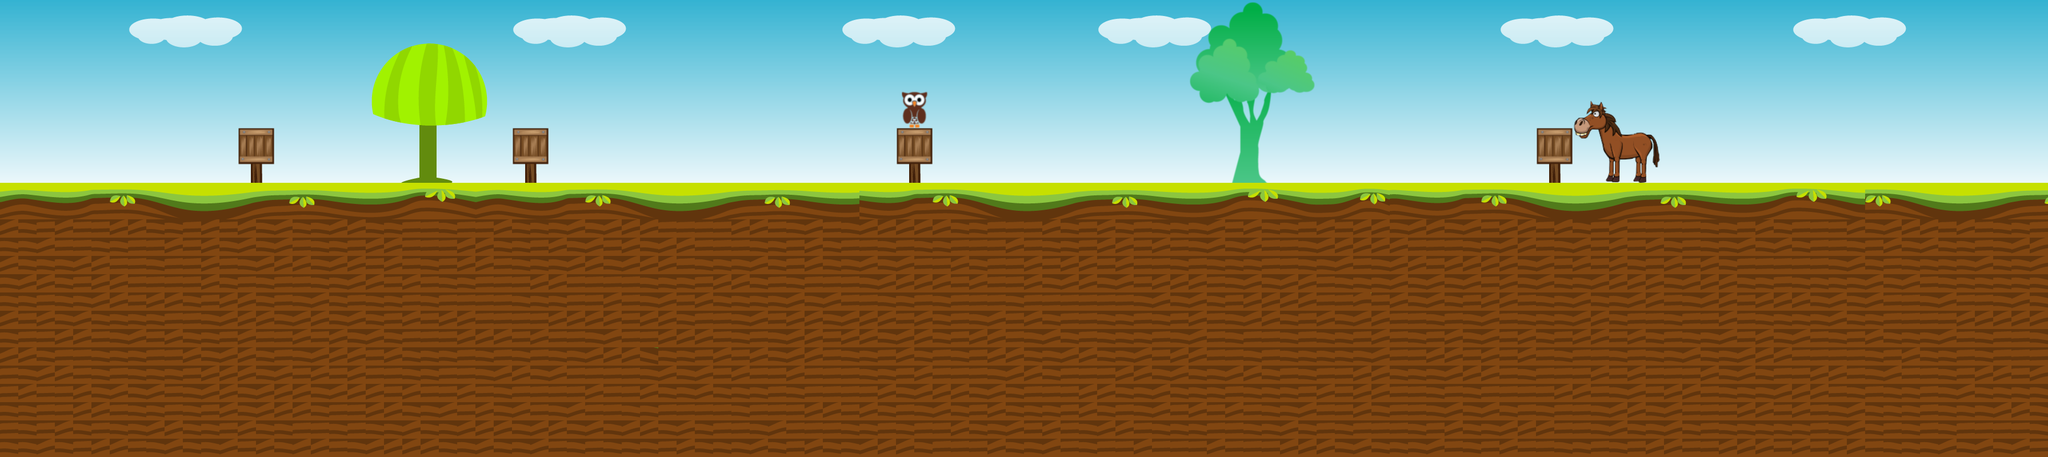

A 2D game scene composited from a Tiled map and its tileset images. What follows is a short description and the map's XML, with each tile layer's data collapsed to a summary:
An orthogonal 112x25 tile map with 32x32 px tiles, 4 tile layers (Worldbounds, Background, Arvores, Ground), 7 tilesets and 7 objects (Ponto1, Ponto2, Start, Ponto5, Ponto3, ...).

<map version="1.0" tiledversion="1.0.3" orientation="orthogonal" renderorder="right-down" width="112" height="25" tilewidth="32" tileheight="32" nextobjectid="31">
 <tileset firstgid="1" name="Sky" tilewidth="32" tileheight="32" tilecount="512" columns="32">
  <image source="../Chicken Run Platformer Game Assets 17/BG &amp; Platform/image-02.png" width="1024" height="512" />
 </tileset>
 <tileset firstgid="513" name="chao" tilewidth="32" tileheight="32" tilecount="64" columns="32">
  <image source="../Chicken Run Platformer Game Assets 17/BG &amp; Platform/image-09.png" width="1024" height="77" />
  <tile id="0">
   <properties>
    <property name="collides" type="bool" value="true" />
   </properties>
  </tile>
  <tile id="1">
   <properties>
    <property name="collides" type="bool" value="true" />
   </properties>
  </tile>
  <tile id="2">
   <properties>
    <property name="collides" type="bool" value="true" />
   </properties>
  </tile>
  <tile id="3">
   <properties>
    <property name="collides" type="bool" value="true" />
   </properties>
  </tile>
  <tile id="4">
   <properties>
    <property name="collides" type="bool" value="true" />
   </properties>
  </tile>
  <tile id="5">
   <properties>
    <property name="collides" type="bool" value="true" />
   </properties>
  </tile>
  <tile id="6">
   <properties>
    <property name="collides" type="bool" value="true" />
   </properties>
  </tile>
  <tile id="7">
   <properties>
    <property name="collides" type="bool" value="true" />
   </properties>
  </tile>
  <tile id="8">
   <properties>
    <property name="collides" type="bool" value="true" />
   </properties>
  </tile>
  <tile id="9">
   <properties>
    <property name="collides" type="bool" value="true" />
   </properties>
  </tile>
  <tile id="10">
   <properties>
    <property name="collides" type="bool" value="true" />
   </properties>
  </tile>
  <tile id="11">
   <properties>
    <property name="collides" type="bool" value="true" />
   </properties>
  </tile>
  <tile id="12">
   <properties>
    <property name="collides" type="bool" value="true" />
   </properties>
  </tile>
  <tile id="13">
   <properties>
    <property name="collides" type="bool" value="true" />
   </properties>
  </tile>
  <tile id="14">
   <properties>
    <property name="collides" type="bool" value="true" />
   </properties>
  </tile>
  <tile id="15">
   <properties>
    <property name="collides" type="bool" value="true" />
   </properties>
  </tile>
  <tile id="16">
   <properties>
    <property name="collides" type="bool" value="true" />
   </properties>
  </tile>
  <tile id="17">
   <properties>
    <property name="collides" type="bool" value="true" />
   </properties>
  </tile>
  <tile id="18">
   <properties>
    <property name="collides" type="bool" value="true" />
   </properties>
  </tile>
  <tile id="19">
   <properties>
    <property name="collides" type="bool" value="true" />
   </properties>
  </tile>
  <tile id="20">
   <properties>
    <property name="collides" type="bool" value="true" />
   </properties>
  </tile>
  <tile id="21">
   <properties>
    <property name="collides" type="bool" value="true" />
   </properties>
  </tile>
  <tile id="22">
   <properties>
    <property name="collides" type="bool" value="true" />
   </properties>
  </tile>
  <tile id="23">
   <properties>
    <property name="collides" type="bool" value="true" />
   </properties>
  </tile>
  <tile id="24">
   <properties>
    <property name="collides" type="bool" value="true" />
   </properties>
  </tile>
  <tile id="25">
   <properties>
    <property name="collides" type="bool" value="true" />
   </properties>
  </tile>
  <tile id="26">
   <properties>
    <property name="collides" type="bool" value="true" />
   </properties>
  </tile>
  <tile id="27">
   <properties>
    <property name="collides" type="bool" value="true" />
   </properties>
  </tile>
  <tile id="28">
   <properties>
    <property name="collides" type="bool" value="true" />
   </properties>
  </tile>
  <tile id="29">
   <properties>
    <property name="collides" type="bool" value="true" />
   </properties>
  </tile>
  <tile id="30">
   <properties>
    <property name="collides" type="bool" value="true" />
   </properties>
  </tile>
  <tile id="31">
   <properties>
    <property name="collides" type="bool" value="true" />
   </properties>
  </tile>
 </tileset>
 <tileset firstgid="577" name="Arvore2" tilewidth="32" tileheight="32" tilecount="70" columns="7">
  <image source="../assets/Backgrounds/image1.png" width="224" height="336" />
 </tileset>
 <tileset firstgid="647" name="placa" tilewidth="32" tileheight="32" tilecount="6" columns="2">
  <image source="../assets/Backgrounds/teste1.png" width="64" height="96" />
 </tileset>
 <tileset firstgid="653" name="Arvore1" tilewidth="32" tileheight="32" tilecount="70" columns="7">
  <image source="../assets/Backgrounds/image2.png" width="224" height="336" />
  <tile id="0">
   <properties>
    <property name="collides" type="bool" value="true" />
   </properties>
  </tile>
 </tileset>
 <tileset firstgid="723" name="owl" tilewidth="32" tileheight="32" tilecount="88" columns="8">
  <image source="../assets/Backgrounds/owl6.png" width="260" height="360" />
 </tileset>
 <tileset firstgid="811" name="horseBrown" tilewidth="32" tileheight="32" tilecount="220" columns="22">
  <image source="../assets/Backgrounds/horse_brown.png" width="720" height="320" />
 </tileset>
 <layer name="Worldbounds" width="112" height="25">
  <data>[2800 cells, 50 non-empty, 1 distinct tile ids]</data>
 </layer>
 <layer name="Background" width="112" height="25">
  <data>[2800 cells, 2800 non-empty, 390 distinct tile ids]</data>
 </layer>
 <layer name="Arvores" width="112" height="25">
  <data>[2800 cells, 199 non-empty, 161 distinct tile ids]</data>
 </layer>
 <layer name="Ground" width="112" height="25">
  <data>[2800 cells, 1680 non-empty, 62 distinct tile ids]</data>
 </layer>
 <objectgroup name="Objects">
  <object id="7" name="Ponto1" x="417.667" y="224" width="64" height="97" />
  <object id="13" name="Ponto2" x="895.333" y="222.667" width="66.6667" height="94.6667" />
  <object id="14" name="Start" x="101.333" y="277.333" width="41.3333" height="38.6667" />
  <object id="15" name="Ponto5" x="2689.52" y="223.697" width="62" height="96" />
  <object id="18" name="Ponto3" x="-7.10543e-15" y="176" width="289.337" height="144" />
  <object id="21" x="117.333" y="260" />
  <object id="26" name="Ponto4" x="1569" y="224.833" width="63.5" height="94.3333" />
 </objectgroup>
</map>
